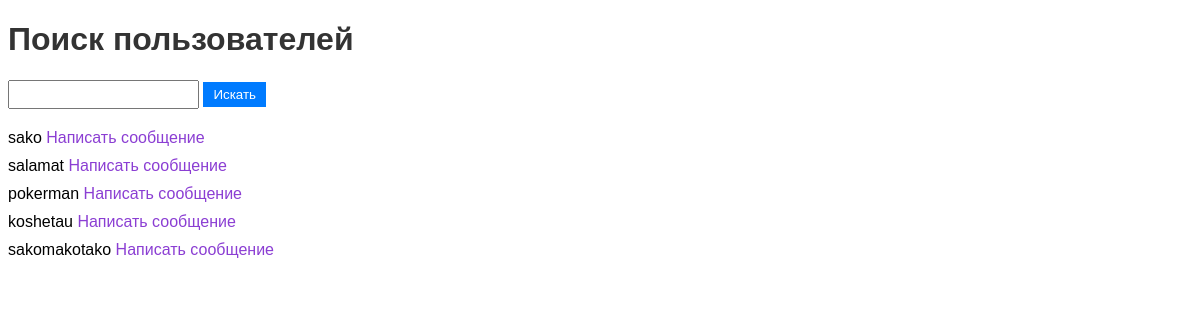
/search_user/, run on the app's committed database.
### site1/models.py (models this page shows)
class CustomUser(AbstractUser):
    messages = models.TextField(default='', blank=True)
    image=models.ImageField(("photo"), upload_to='images/', height_field=None, width_field=None, max_length=None)

### site1/views.py (the view)
# urls.py: path('search_user/', search_user, name='search_user'),
def search_user(request):
    if request.method == 'GET':
        query = request.GET.get('q')  # Получаем запрос из GET-параметра 'q'
        if query:
            users = CustomUser.objects.filter(username__icontains=query)
        else:
            users = CustomUser.objects.all()
    else:
        users = CustomUser.objects.all()
    return render(request, 'search_user.html', {'users': users})

### templates/search_user.html (shortened to what this page needs)
<!DOCTYPE html>
<html lang="en">
<head>
    {% load static%}
    <link rel="stylesheet" href="{% static 'sc.css'%}">
</head>
<body>
    <h1>Поиск пользователей</h1>
    <form method="get">
        <input type="text" name="q" value="{{ request.GET.q }}">
        <input type="submit" value="Искать">
    </form>
    <ul>
        {% for user in users %}
            <li>
                {{ user.username }}
                <a href="{% url 'send_message' user.id %}">Написать сообщение</a>
            </li>
        {% endfor %}
    </ul>
</body>
</html>

### static/sc.css (style rules this page uses)
body { font-family: Arial, sans-serif; }
h1 { color: #333; }
form { margin-bottom: 20px; }
input[type="text"] { padding: 5px; }
input[type="submit"] { padding: 5px 10px; background-color: #007bff; color: #fff; border: none; cursor: pointer; }
ul { list-style: none; padding: 0; }
li { margin-bottom: 10px; }
a { text-decoration: none; color: #8b3ed3; }

### data on the page
CustomUser: username "sako"
CustomUser: username "salamat"
CustomUser: username "pokerman"
CustomUser: username "koshetau"
CustomUser: username "sakomakotako"
